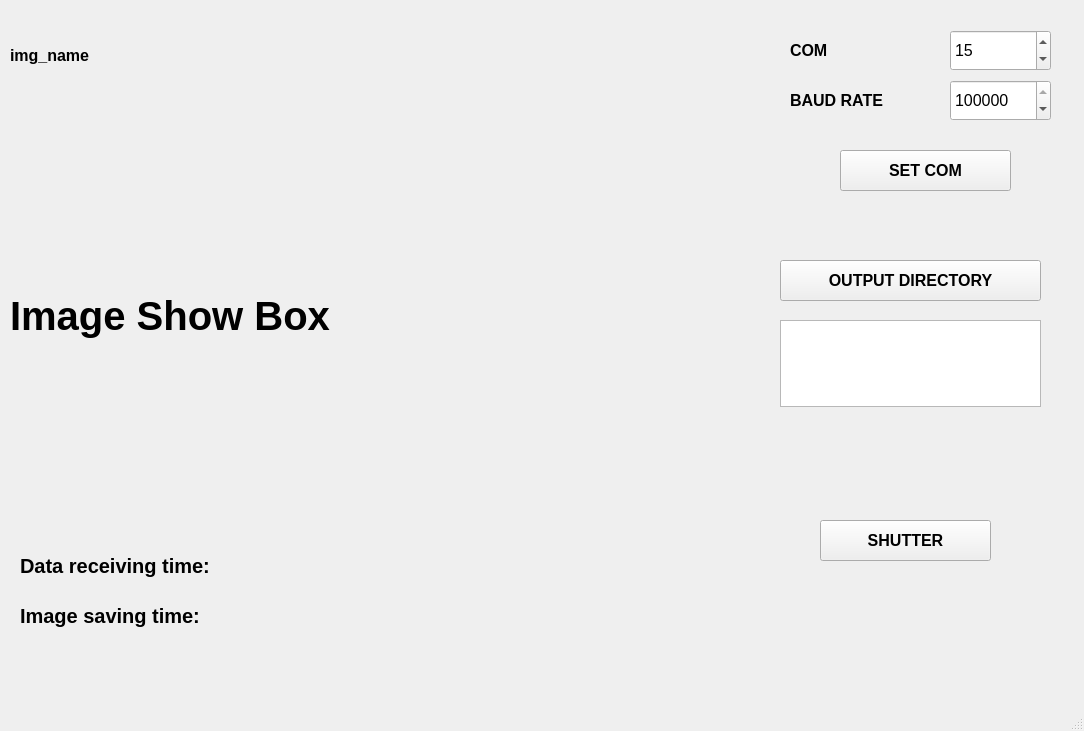
<?xml version="1.0" encoding="UTF-8"?>
<ui version="4.0">
 <class>MainWindow</class>
 <widget class="QMainWindow" name="MainWindow">
  <property name="geometry">
   <rect>
    <x>0</x>
    <y>0</y>
    <width>1084</width>
    <height>731</height>
   </rect>
  </property>
  <property name="windowTitle">
   <string>MainWindow</string>
  </property>
  <widget class="QWidget" name="centralwidget">
   <widget class="QFrame" name="verticalFrame">
    <property name="geometry">
     <rect>
      <x>0</x>
      <y>0</y>
      <width>771</width>
      <height>671</height>
     </rect>
    </property>
    <property name="font">
     <font>
      <weight>75</weight>
      <bold>true</bold>
     </font>
    </property>
    <widget class="QLabel" name="img_name">
     <property name="geometry">
      <rect>
       <x>10</x>
       <y>40</y>
       <width>301</width>
       <height>31</height>
      </rect>
     </property>
     <property name="font">
      <font>
       <pointsize>12</pointsize>
       <weight>75</weight>
       <bold>true</bold>
      </font>
     </property>
     <property name="text">
      <string>img_name</string>
     </property>
    </widget>
    <widget class="QLabel" name="image_show_lable">
     <property name="geometry">
      <rect>
       <x>10</x>
       <y>110</y>
       <width>741</width>
       <height>411</height>
      </rect>
     </property>
     <property name="font">
      <font>
       <pointsize>30</pointsize>
      </font>
     </property>
     <property name="text">
      <string>Image Show Box</string>
     </property>
    </widget>
    <widget class="QLabel" name="data_receive_time">
     <property name="geometry">
      <rect>
       <x>20</x>
       <y>550</y>
       <width>641</width>
       <height>31</height>
      </rect>
     </property>
     <property name="font">
      <font>
       <pointsize>15</pointsize>
      </font>
     </property>
     <property name="text">
      <string>Data receiving time:  </string>
     </property>
    </widget>
    <widget class="QLabel" name="image_save_time">
     <property name="geometry">
      <rect>
       <x>20</x>
       <y>600</y>
       <width>671</width>
       <height>31</height>
      </rect>
     </property>
     <property name="font">
      <font>
       <pointsize>15</pointsize>
      </font>
     </property>
     <property name="text">
      <string>Image saving time:  </string>
     </property>
    </widget>
   </widget>
   <widget class="QFrame" name="verticalFrame">
    <property name="geometry">
     <rect>
      <x>770</x>
      <y>0</y>
      <width>301</width>
      <height>671</height>
     </rect>
    </property>
    <widget class="QPushButton" name="shutter">
     <property name="geometry">
      <rect>
       <x>50</x>
       <y>520</y>
       <width>171</width>
       <height>41</height>
      </rect>
     </property>
     <property name="font">
      <font>
       <pointsize>12</pointsize>
       <weight>75</weight>
       <bold>true</bold>
      </font>
     </property>
     <property name="text">
      <string>SHUTTER</string>
     </property>
    </widget>
    <widget class="QLabel" name="label_2">
     <property name="geometry">
      <rect>
       <x>20</x>
       <y>40</y>
       <width>51</width>
       <height>21</height>
      </rect>
     </property>
     <property name="font">
      <font>
       <pointsize>12</pointsize>
       <weight>75</weight>
       <bold>true</bold>
      </font>
     </property>
     <property name="text">
      <string>COM</string>
     </property>
    </widget>
    <widget class="QSpinBox" name="com_number">
     <property name="geometry">
      <rect>
       <x>180</x>
       <y>30</y>
       <width>101</width>
       <height>41</height>
      </rect>
     </property>
     <property name="font">
      <font>
       <pointsize>12</pointsize>
      </font>
     </property>
     <property name="value">
      <number>15</number>
     </property>
    </widget>
    <widget class="QLabel" name="label_3">
     <property name="geometry">
      <rect>
       <x>20</x>
       <y>90</y>
       <width>121</width>
       <height>21</height>
      </rect>
     </property>
     <property name="font">
      <font>
       <pointsize>12</pointsize>
       <weight>75</weight>
       <bold>true</bold>
      </font>
     </property>
     <property name="text">
      <string>BAUD RATE</string>
     </property>
    </widget>
    <widget class="QSpinBox" name="baud_rate">
     <property name="geometry">
      <rect>
       <x>180</x>
       <y>80</y>
       <width>101</width>
       <height>41</height>
      </rect>
     </property>
     <property name="font">
      <font>
       <pointsize>12</pointsize>
      </font>
     </property>
     <property name="minimum">
      <number>9600</number>
     </property>
     <property name="maximum">
      <number>115200</number>
     </property>
     <property name="singleStep">
      <number>9600</number>
     </property>
     <property name="value">
      <number>115200</number>
     </property>
    </widget>
    <widget class="QPushButton" name="set_com">
     <property name="geometry">
      <rect>
       <x>70</x>
       <y>150</y>
       <width>171</width>
       <height>41</height>
      </rect>
     </property>
     <property name="font">
      <font>
       <pointsize>12</pointsize>
       <weight>75</weight>
       <bold>true</bold>
      </font>
     </property>
     <property name="text">
      <string>SET COM</string>
     </property>
    </widget>
    <widget class="QPushButton" name="output_dir_set">
     <property name="geometry">
      <rect>
       <x>10</x>
       <y>260</y>
       <width>261</width>
       <height>41</height>
      </rect>
     </property>
     <property name="font">
      <font>
       <pointsize>12</pointsize>
       <weight>75</weight>
       <bold>true</bold>
      </font>
     </property>
     <property name="text">
      <string>OUTPUT DIRECTORY</string>
     </property>
    </widget>
    <widget class="QPlainTextEdit" name="output_dir_text">
     <property name="geometry">
      <rect>
       <x>10</x>
       <y>320</y>
       <width>261</width>
       <height>87</height>
      </rect>
     </property>
     <property name="font">
      <font>
       <pointsize>11</pointsize>
       <weight>75</weight>
       <bold>true</bold>
      </font>
     </property>
    </widget>
   </widget>
  </widget>
  <widget class="QMenuBar" name="menubar">
   <property name="geometry">
    <rect>
     <x>0</x>
     <y>0</y>
     <width>1084</width>
     <height>26</height>
    </rect>
   </property>
  </widget>
  <widget class="QStatusBar" name="statusbar"/>
 </widget>
 <resources/>
 <connections/>
</ui>
